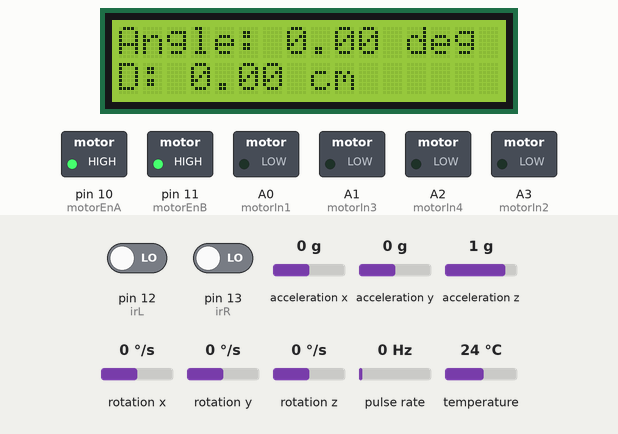
Recording of a sketch running on a simulated Arduino Uno, built with avr-gcc and run on an emulated ATmega328P. On the bench: 16×2 character LCD, switched loads named in the sketch (green lamp = pin HIGH). Wiring (inferred from the names in the program): pulse sensor: data pin 3. The test bench sets the inputs (shaded band); at power-on: pin 12 (irL) LOW, pin 13 (irR) LOW, acceleration y 0 g, pulse rate 0 Hz, acceleration x 0 g, acceleration z 1 g, rotation x 0 °/s, rotation y 0 °/s, rotation z 0 °/s, temperature 24 °C. What the sketch prints to the serial monitor is not drawn.

Above: at 1.2 s.
1.3 s: pin 12 (irL) driven HIGH
At 2.2 s:
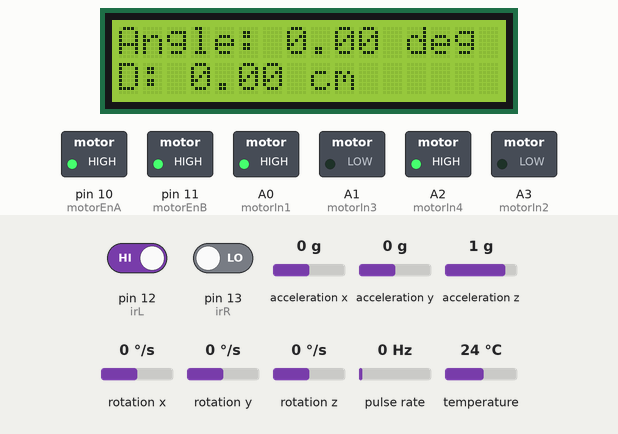
2.8 s: pin 13 (irR) driven HIGH
At 4.4 s:
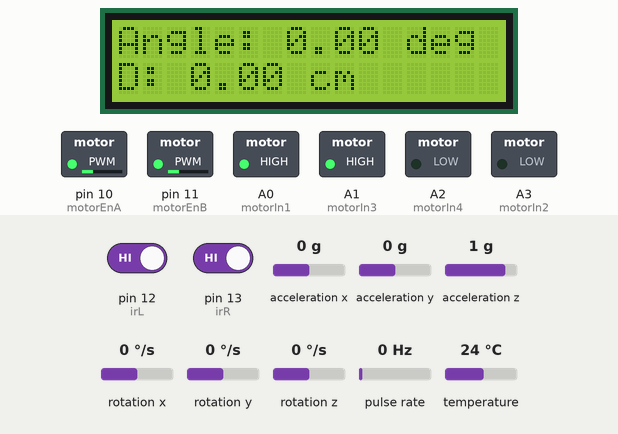
5.3 s: acceleration y set to 0.3 g
At 7.1 s:
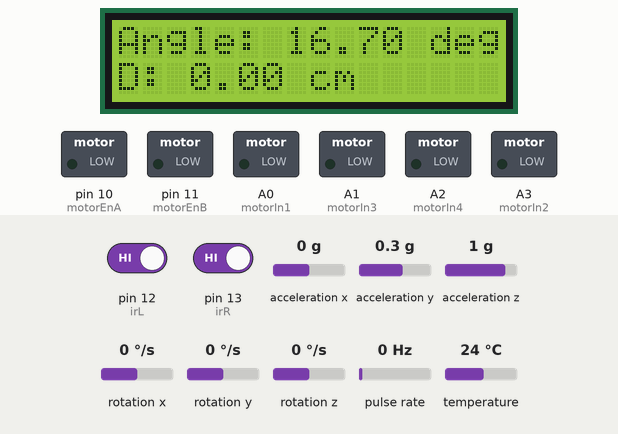
11.0 s: pin 12 (irL) driven LOW and pin 13 (irR) driven LOW
14.0 s: pin 13 (irR) driven HIGH
At 15.3 s:
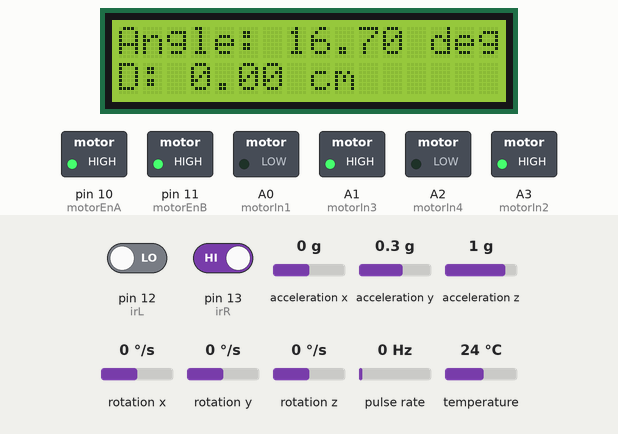
15.6 s: pulse rate (sensor on pin 3) set to 165 Hz
At 15.76 s:
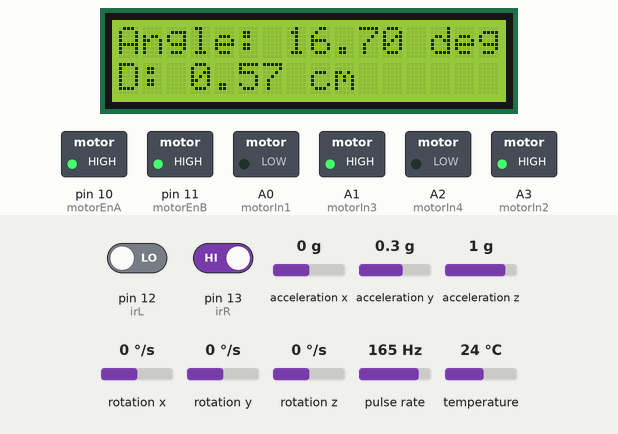
17.1 s: pulse rate (sensor on pin 3) set to 171 Hz
At 19.5 s:
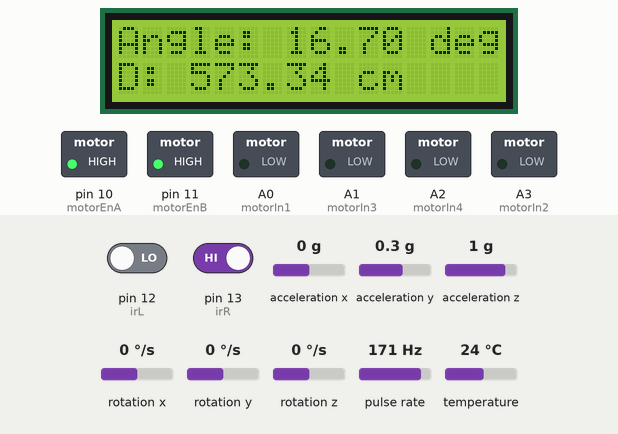
Timing chart, 0 to 21.0 s (numbered marks = the images above; inputs shaded):
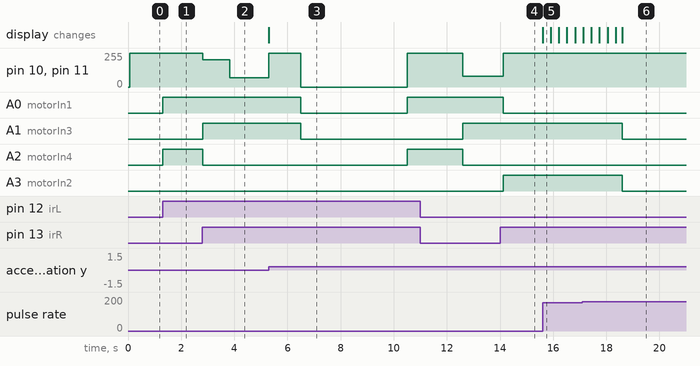

Measured:
- the behaviour switches between 0.1 and 0.2 g on acceleration y (found by bisection; images 2 and 3)
- the behaviour switches between 167 and 168 Hz on pulse rate (sensor on pin 3) (found by bisection; images 5 and 6)
- after the input at 1.3 s, A0 (motorIn1), A2 (motorIn4): LOW → HIGH at once
- after the input at 2.8 s, pin 10 (motorEnA), pin 11 (motorEnB): 255/255 → 205/255 at once, → 70/255 1.0 s later; A1 (motorIn3): LOW → HIGH at once; A2 (motorIn4): HIGH → LOW at once
- after the input at 5.3 s, pin 10 (motorEnA), pin 11 (motorEnB): 70/255 → 255/255 at once, → 0/255 1.2 s later, → 255/255 4.0 s later; A0 (motorIn1): HIGH → LOW after 1.2 s, → HIGH 4.0 s later; A1 (motorIn3): HIGH → LOW after 1.2 s; A2 (motorIn4): LOW → HIGH after 5.2 s; the display: changes at once (image 3)
- after the input at 14.0 s, A1 (motorIn3): stays HIGH (without the input it goes to LOW after 0.11 s); A3 (motorIn2): LOW → HIGH after 0.11 s
- after the input at 15.6 s, the display: changes at once (image 5)

The sketch:

CarWeek3.ino
```cpp
#include <LiquidCrystal.h>
#include <PinChangeInterrupt.h>
#include <Adafruit_MPU6050.h>
#include <Adafruit_Sensor.h>
#include <Wire.h>

const int rs = 8, en = 9, d4 = 4, d5 = 5, d6 = 6, d7 = 7;
LiquidCrystal lcd(rs, en, d4, d5, d6, d7);

// Motor control pins
int motorEnA = 10;
int motorIn1 = A0;
int motorIn2 = A3;
int motorEnB = 11;
int motorIn3 = A1;
int motorIn4 = A2;
int irL = 12, irR = 13;

volatile int leftEncoderCount = 0;
volatile int rightEncoderCount = 0;

const int encoderL = 2;
const int encoderR = 3;

const float wheelCircumference = 21.70;
const int pulsesPerRevolution = 19;

Adafruit_MPU6050 mpu;
float roll = 0;

int i = 1;

float gyroZ, previousGyroZ;
unsigned long previousTime;
float angleZ = 0; // Total angle of rotation in degrees
const float dt = 0.01;

float distance = 0;

float time = 0;

void leftEncoderInterrupt() {
  leftEncoderCount++;
}

void rightEncoderInterrupt() {
  rightEncoderCount++;
}

void setup() {
  lcd.begin(16, 2);
  Serial.begin(9600);

  pinMode(motorIn1, OUTPUT);
  pinMode(motorIn2, OUTPUT);
  pinMode(motorIn3, OUTPUT);
  pinMode(motorIn4, OUTPUT);
  pinMode(motorEnA, OUTPUT);
  pinMode(motorEnB, OUTPUT);

  pinMode(irL, INPUT);
  pinMode(irR, INPUT);

  pinMode(encoderL, INPUT_PULLUP);
  pinMode(encoderR, INPUT_PULLUP);
  attachPCINT(digitalPinToPCINT(encoderL), leftEncoderInterrupt, CHANGE);
  attachInterrupt(digitalPinToInterrupt(encoderR), rightEncoderInterrupt, CHANGE);

  if (!mpu.begin()) {
    while (1); // Halt if MPU6050 initialization fails
  }

  mpu.setAccelerometerRange(MPU6050_RANGE_8_G);
  mpu.setGyroRange(MPU6050_RANGE_500_DEG);
  mpu.setFilterBandwidth(MPU6050_BAND_21_HZ);

  previousTime = millis();
}


void loop() {
  int valL = digitalRead(irL);
  int valR = digitalRead(irR);

  sensors_event_t a, g, temp;
  mpu.getEvent(&a, &g, &temp); // Get sensor data once per loop

  float leftDistance = (leftEncoderCount / (float)pulsesPerRevolution) * wheelCircumference;
  float rightDistance = (rightEncoderCount / (float)pulsesPerRevolution) * wheelCircumference;
  float distance = (leftDistance + rightDistance) / 2.0;

  // Calculate pitch angle (the angle on the ramp)
  float angle = atan2(a.acceleration.y, a.acceleration.z) * 180.0 / PI;


  lcd.setCursor(0, 0);
  lcd.print("Angle: ");
  lcd.print(angle);
  lcd.print(" deg ");

  lcd.setCursor(0, 1);
  lcd.print("D: ");
  lcd.print(distance);
  lcd.print(" cm");

if (distance < 573 || i == 8){
  if (valL == 1 && valR == 1) {
      analogWrite(motorEnA, 70);
      analogWrite(motorEnB, 70);
      digitalWrite(motorIn1, HIGH);
      digitalWrite(motorIn2, LOW);
      digitalWrite(motorIn3, HIGH);
      digitalWrite(motorIn4, LOW);


      if (i == 1 || i == 2) {
      analogWrite(motorEnA, 205);
      analogWrite(motorEnB, 205);
      digitalWrite(motorIn1, HIGH);
      digitalWrite(motorIn2, LOW);
      digitalWrite(motorIn3, HIGH);
      digitalWrite(motorIn4, LOW);
      delay(500);
        i = i + 1;
        Serial.print("1");
      }
      if ((angle > 10 ) && i == 3) {
      analogWrite(motorEnA, 255);
      analogWrite(motorEnB, 255);
      digitalWrite(motorIn1, HIGH);
      digitalWrite(motorIn2, LOW);
      digitalWrite(motorIn3, HIGH);
      digitalWrite(motorIn4, LOW);
        delay(1200); // Stop at ramp
        i = i + 1;
        Serial.print("2");
      }
      if (i == 4) {
      analogWrite(motorEnA, 0);
      analogWrite(motorEnB, 0);
      digitalWrite(motorIn1, LOW);
      digitalWrite(motorIn2, LOW);
      digitalWrite(motorIn3, LOW);
      digitalWrite(motorIn4, LOW);
        delay(4000); // Stop at ramp
        i = i + 1;
        Serial.print("3");
      }
      if (i == 5) {
      analogWrite(motorEnA, 255);
      analogWrite(motorEnB, 255);
      digitalWrite(motorIn1, HIGH);
      digitalWrite(motorIn2, LOW);
      digitalWrite(motorIn3, LOW);
      digitalWrite(motorIn4, HIGH);
      delay(2100);
      i = i + 1;
      Serial.print("4");
      }

    if (i == 6) {
      analogWrite(motorEnA, 80);
      analogWrite(motorEnB, 80);
      digitalWrite(motorIn1, HIGH);
      digitalWrite(motorIn2, LOW);
      digitalWrite(motorIn3, HIGH);
      digitalWrite(motorIn4, LOW);
      delay(1500) ;
      i = i + 1 ;
    }
  }
  else if (valL == 1 && valR == 0) {
      analogWrite(motorEnA, 255);
      analogWrite(motorEnB, 255);
      digitalWrite(motorIn1, HIGH);
      digitalWrite(motorIn2, LOW);
      digitalWrite(motorIn3, LOW);
      digitalWrite(motorIn4, HIGH);
      Serial.print("left");
  }
  else if (valL == 0 && valR == 1) {
      analogWrite(motorEnA, 255);
      analogWrite(motorEnB, 255);
      digitalWrite(motorIn1, LOW);
      digitalWrite(motorIn2, HIGH);
      digitalWrite(motorIn3, HIGH);
      digitalWrite(motorIn4, LOW);
      Serial.print("right");
  }
  else if (valL == 0 && valR == 0) {
      analogWrite(motorEnA, 255);
      analogWrite(motorEnB, 255);
      digitalWrite(motorIn1, LOW);
      digitalWrite(motorIn2, LOW);
      digitalWrite(motorIn3, LOW);
      digitalWrite(motorIn4, LOW);

  }
}
else if (distance > 573 && i == 7){
  analogWrite(motorEnA, 255);
      analogWrite(motorEnB, 255);
      digitalWrite(motorIn1, LOW);
      digitalWrite(motorIn2, LOW);
      digitalWrite(motorIn3, LOW);
      digitalWrite(motorIn4, LOW);
      delay(3000);
      i = i + 1;


}

}
```
